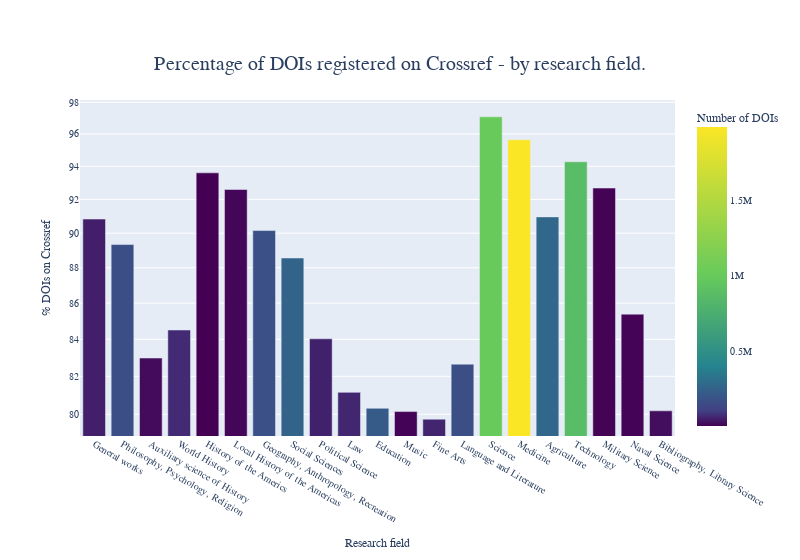

Write notebook code for a chart like this one.
### Code cell
#Non lo usiamo
frame1 = frame.copy()
frame1 = frame1.groupby('subject').sum()
frame1 =frame1.apply(lambda x: pd.to_numeric(x, errors='coerce'))
frame1['perc_cr'] = (frame1['on-crossref']/frame1['doi-num'])*100
fig = px.bar(frame1,x=frame1.index,y='perc_cr', log_y=True, color="doi-num",
    color_continuous_scale=[[0,"#440154"],[0.05,"#414084"],[0.2,"#25848E"], [0.5,"#66CA5C"],[1,"#FBE625"]], width=800,
 labels={ "subject": "Research field", "perc_cr": "% DOIs on Crossref", "doi-num": "Number of DOIs" },
 title="Percentage of DOIs registered on Crossref - by research field.")

for idx in range(len(fig.data)):
    fig.data[idx].x = ['General works','Philosophy, Psychology, Religion','Auxiliary science of History', 'World History', 'History of the Americs', 'Local History of the Americas', 'Geography, Anthropology, Recreation', 'Social Sciences', 'Political Science', 'Law', 'Education', 'Music', 'Fine Arts', 'Language and Literature', 'Science', 'Medicine', 'Agriculture', 'Technology', 'Military Science', 'Naval Science', 'Bibliography, Library Science']

fig.update_layout(
    font_family="sans-serif",
    title_font_size=20,
    font_size=10,
    title = {'xanchor': 'center', 'y':0.9,'x':0.5},
)
fig.show()
# fig.write_html('perc_cr_subj.html')

### Figure 1 — Plotly figure (JSON) as saved in the notebook; plotly's stock layout.template omitted (floating-point values rounded to 4 significant figures)
{"data": [{"alignmentgroup": "True", "hovertemplate": "Research field=%{x}<br>% DOIs on Crossref=%{y}<br>Number of DOIs=%{marker.color}<extra></extra>", "legendgroup": "", "marker": {"color": [49306, 163738, 19557, 69257, 3064, 10681, 174519, 261053, 53418, 61555, 219770, 6391, 58754, 168869, 1007821, 1989720, 271424, 874929, 5452, 6883, 22953], "coloraxis": "coloraxis", "pattern": {"shape": ""}}, "name": "", "offsetgroup": "", "orientation": "v", "showlegend": false, "textposition": "auto", "type": "bar", "x": ["General works", "Philosophy, Psychology, Religion", "Auxiliary science of History", "World History", "History of the Americs", "Local History of the Americas", "Geography, Anthropology, Recreation", "Social Sciences", "Political Science", "Law", "Education", "Music", "Fine Arts", "Language and Literature", "Science", "Medicine", "Agriculture", "Technology", "Military Science", "Naval Science", "Bibliography, Library Science"], "xaxis": "x", "y": [90.83, 89.34, 82.98, 84.51, 93.6, 92.59, 90.16, 88.56, 84.03, 81.15, 80.31, 80.14, 79.75, 82.65, 97.08, 95.64, 90.96, 94.28, 92.68, 85.38, 80.18], "yaxis": "y"}], "layout": {"barmode": "relative", "coloraxis": {"colorbar": {"title": {"text": "Number of DOIs"}}, "colorscale": [[0, "#440154"], [0.05, "#414084"], [0.2, "#25848E"], [0.5, "#66CA5C"], [1, "#FBE625"]]}, "font": {"family": "sans-serif", "size": 10}, "legend": {"tracegroupgap": 0}, "title": {"font": {"size": 20}, "text": "Percentage of DOIs registered on Crossref - by research field.", "x": 0.5, "xanchor": "center", "y": 0.9}, "width": 800, "xaxis": {"anchor": "y", "domain": [0, 1], "title": {"text": "Research field"}}, "yaxis": {"anchor": "x", "domain": [0, 1], "title": {"text": "% DOIs on Crossref"}, "type": "log"}}}
